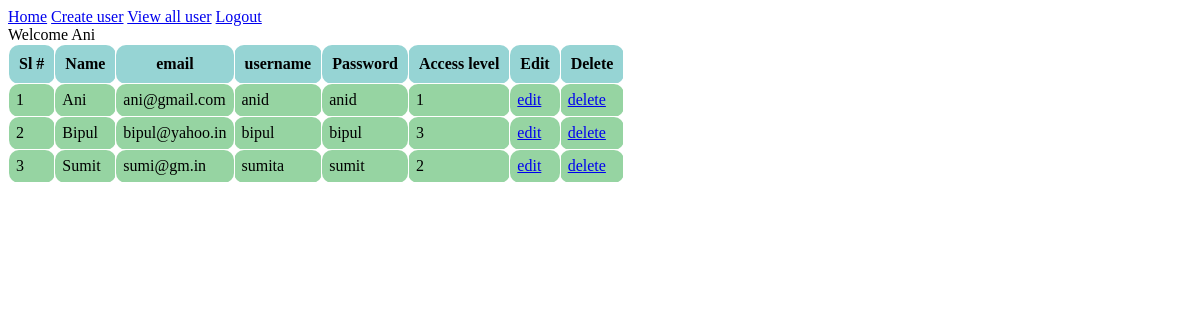
The app's page /viewall.php (signed in) with its own data.
### tables this page shows
CREATE TABLE `users` (
  `uid` int(11) NOT NULL,
  `uname` varchar(30) NOT NULL,
  `upass` varchar(30) NOT NULL,
  `ename` varchar(50) NOT NULL,
  `email` varchar(20) NOT NULL,
  `access_lvl` int(11) NOT NULL
);

### viewall.php (the view, shortened to what this page needs)
<?php
    include 'connect.php';
    $logged_user = $_SESSION['login_user'];
?>
<html>
    <head>
    </head>
    <body>
        <a href='dashboard.php'>Home</a>
        <a href='usrgen.php'>Create user</a>
        <a href='viewall.php'>View all user</a>
        <a href='logout.php'>Logout</a>
        <br>
        Welcome <?php echo $logged_user; ?><br>
<?php
$sql="select * from users";
$result=$conn->query($sql);
if ($result->num_rows > 0) {
?>
    <table>
        <thead>
            <th>Sl #</th><th>Name</th><th>email</th><th>username</th><th>Password</th><th>Access level</th><th>Edit</th><th>Delete</th>
        </thead>
<?php
        $sl = 0;
        while ($row = $result->fetch_assoc()) {
?>
        <tr>
            <td><?php echo ++$sl; ?></td>
            <td><?php echo $row['ename']; ?></td>
            <td><?php echo $row['email']; ?></td>
            <td><?php echo $row['uname']; ?></td>
            <td><?php echo $row['upass']; ?></td>
            <td><?php echo $row['access_lvl']; ?></td>
            <td><a href="edit.php?id=<?php echo $row['uid']; ?>">edit</a></td>
            <td><a href="remove.php?id=<?php echo $row['uid']; ?>&name=<?php echo $row['ename']; ?>">delete</a></td>
        </tr>
<?php
        }
?>
    </table>
<?php
} else {
    echo 'No records found';
}
?>
    </body>
</html>

### viewall.php (style rules this page uses)
table, th, td { border: 1px solid white; border-radius: 10px; border-collapse: collapse; }
th { background-color: #96D4D4; padding: 10px; }
td { background-color: #96D4A2; padding: 7px; }

### records on screen
users: ename "Ani", email "ani@gmail.com", uname "anid", upass "anid", access_lvl "1"
users: ename "Bipul", email "bipul@yahoo.in", uname "bipul", upass "bipul", access_lvl "3"
users: ename "Sumit", email "sumi@gm.in", uname "sumita", upass "sumit", access_lvl "2"

### other values on screen
$logged_user "Ani"
